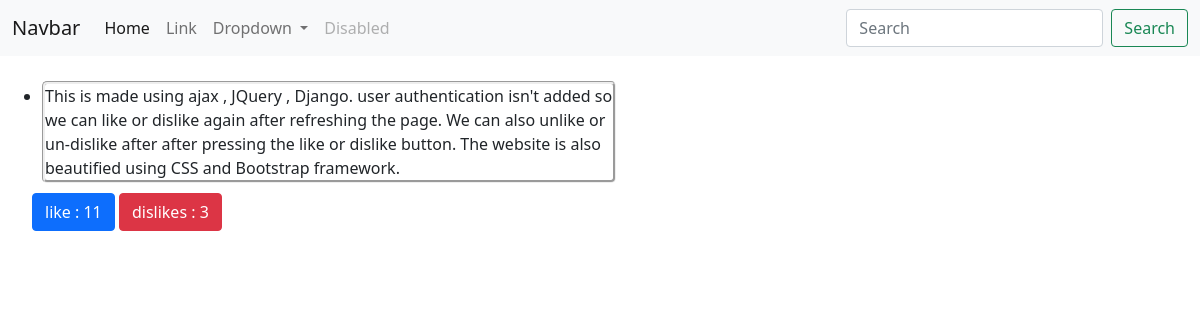
Page /content/ on the earlier database version.
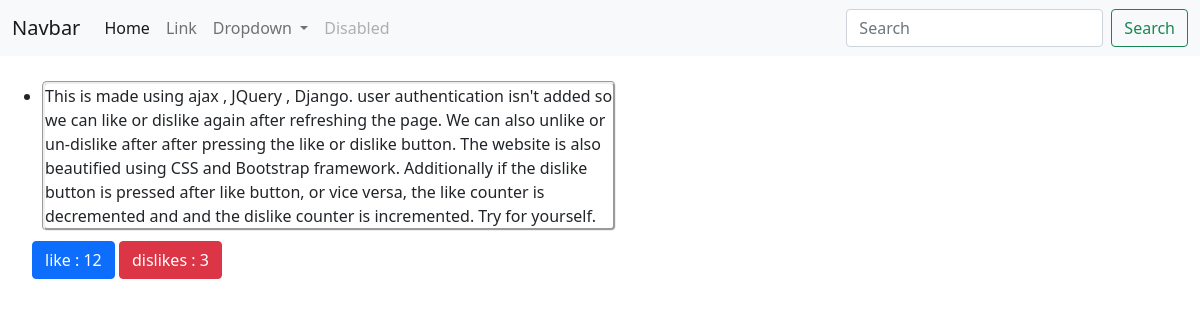
Same page on the later database version.
### contents/models.py (models this page shows, shortened)
class Post(models.Model):
    post_text = models.CharField(max_length=1000)
    pub_date = models.DateTimeField('date published')
    like_votes = models.IntegerField(default=0)
    dislike_votes = models.IntegerField(default=0)

### contents/views.py (the view)
# urls.py: path('content/', views.index, name='index'),
def index(request):
    latest_post_list = Post.objects.order_by('-pub_date')[:5]
    context = {'latest_post_list': latest_post_list}
    return render(request, 'contents/index.html', context)

### contents/templates/contents/index.html (shortened to what this page needs)
<!DOCTYPE html>
<html>
<head>
    <link href="https://cdn.jsdelivr.net/npm/bootstrap@5.0.2/dist/css/bootstrap.min.css" rel="stylesheet"
>
</head>
<body>
    <nav class="navbar navbar-expand-lg navbar-light bg-light">
        <div class="container-fluid">
            <a class="navbar-brand" href="#">Navbar</a>
            <div class="collapse navbar-collapse" id="navbarSupportedContent">
                <ul class="navbar-nav me-auto mb-2 mb-lg-0">
                    <li class="nav-item">
                        <a class="nav-link active" aria-current="page" href="#">Home</a>
                    </li>
                    <li class="nav-item">
                        <a class="nav-link" href="#">Link</a>
                    </li>
                    <li class="nav-item dropdown">
                        <a class="nav-link dropdown-toggle" href="#" id="navbarDropdown" role="button"
                            data-bs-toggle="dropdown" aria-expanded="false">
                            Dropdown
                        </a>
                    </li>
                    <li class="nav-item">
                        <a class="nav-link disabled" href="#" tabindex="-1" aria-disabled="true">Disabled</a>
                    </li>
                </ul>
                <form class="d-flex">
                    <input class="form-control me-2" type="search" placeholder="Search" aria-label="Search">
                    <button class="btn btn-outline-success" type="submit">Search</button>
                </form>
            </div>
        </div>
    </nav>
    {% if latest_post_list %}
    <ul>
        {% for post in latest_post_list %}
        <li class="list">{{ post.post_text }}</li>
        <button type="button" id="likebtn" class="btn btn-primary" onclick="likeHandler()">like : <xyz id="like"> {{post.like_votes}} </xyz>
        </button>
        <button type="button" id="dislikebtn" class="btn btn-danger" onclick="dislikeHandler()">dislikes : <xyz id="dislike">
                {{post.dislike_votes}} </xyz></button>
        {% endfor %}
    </ul>
    {% else %}
    <p>No polls are available.</p>
    {% endif %}
</body>
</html>

### contents/templates/contents/index.html (style rules this page uses)
.list { border-style: groove; border-radius: 5px; margin: 25px 50% 10px 10px; }

Differences in the rows shown:
changed Post: post_text "…CSS and Bootstrap framework." → "…CSS and Bootstrap framework. Additionally if the dislike button is pressed after like button, or vice versa, the like counter is decremented and and the dislike counter is incremented. Try for yourself."; like_votes "11" → "12"
